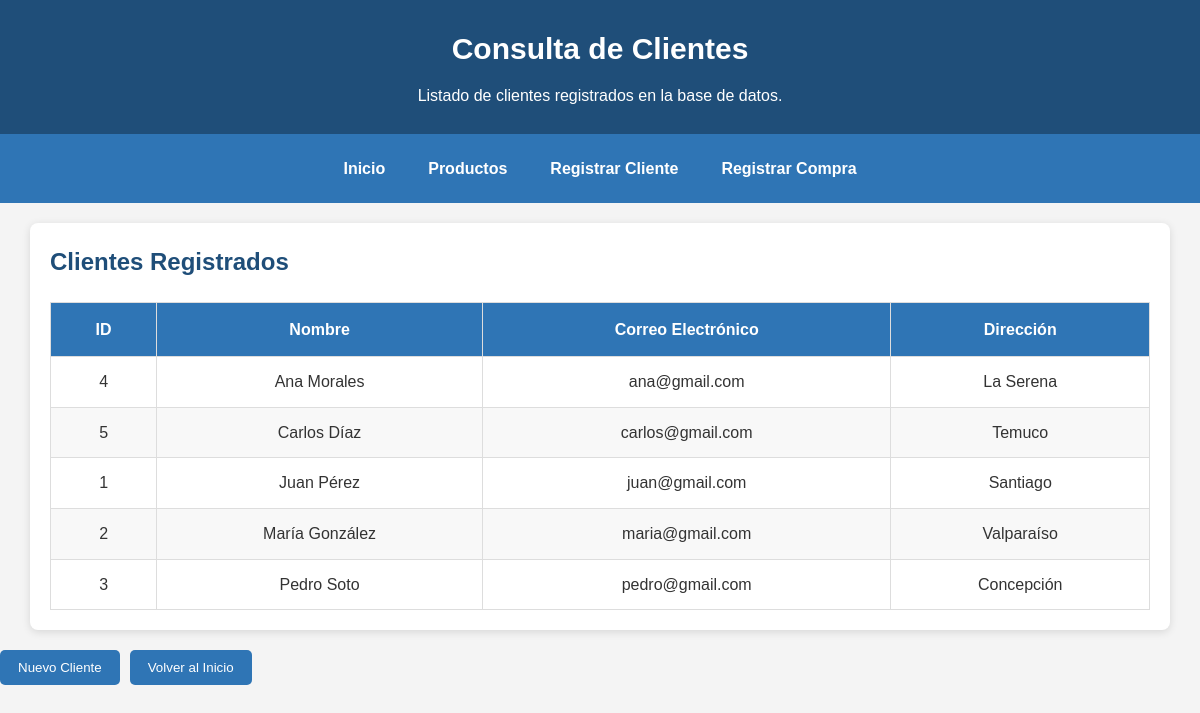
/consultarClientes.php, run on the app's committed database.
### tables this page shows
CREATE TABLE CLIENTE(
    id_cliente INT AUTO_INCREMENT PRIMARY KEY,
    nombre VARCHAR(100) NOT NULL,
    email VARCHAR(120) NOT NULL,
    direccion VARCHAR(200) NOT NULL
);

### consultarClientes.php (the view, shortened to what this page needs)
<?php
require_once(__DIR__ . "/includes/configSesion.php");
$sql = "SELECT id_cliente, nombre, email, direccion
        FROM CLIENTE
        ORDER BY nombre";
$resultado = $conexion->query($sql);
?>
<!DOCTYPE html>
<html lang="es">
<head>
    <link rel="stylesheet" href="styles.css">
</head>
<body>
<header>
    <h1>Consulta de Clientes</h1>
    <p>Listado de clientes registrados en la base de datos.</p>
</header>
<nav class="menuPrincipal">
    <a href="index.php">Inicio</a>
    <a href="registrarProducto.php">Productos</a>
    <a href="registrarCliente.php">Registrar Cliente</a>
    <a href="registrarCompra.php">Registrar Compra</a>
</nav>
<section>
    <h2>Clientes Registrados</h2>
    <?php if($resultado && $resultado->num_rows > 0){ ?>
    <table class="tablaCarrito">
        <thead>
            <tr>
                <th>ID</th>
                <th>Nombre</th>
                <th>Correo Electrónico</th>
                <th>Dirección</th>
            </tr>
        </thead>
        <tbody>
        <?php while($cliente = $resultado->fetch_assoc()){ ?>
            <tr>
                <td><?= $cliente["id_cliente"] ?></td>
                <td><?= htmlspecialchars($cliente["nombre"]) ?></td>
                <td><?= htmlspecialchars($cliente["email"]) ?></td>
                <td><?= htmlspecialchars($cliente["direccion"]) ?></td>
            </tr>
        <?php } ?>
        </tbody>
    </table>
    <?php }else{ ?>
        <p>No existen clientes registrados.</p>
    <?php } ?>
</section>
<div class="botonesFormulario">
    <a href="registrarCliente.php">
        <button type="button">Nuevo Cliente</button>
    </a>
    <a href="index.php">
        <button type="button">Volver al Inicio</button>
    </a>
</div>
</body>
</html>

### styles.css (style rules this page uses)
* { margin:0; padding:0; box-sizing:border-box; font-family:Arial,Helvetica,sans-serif; }
body { background:#f4f4f4; color:#333; line-height:1.6; }
header { background:#1f4e79; color:#fff; text-align:center; padding:25px; }
header h1 { margin-bottom:10px; font-size:30px; }
header p { font-size:16px; }
.menuPrincipal { display:flex; justify-content:center; align-items:center; gap:15px; flex-wrap:wrap; background:#2f75b5; padding:12px; }
.menuPrincipal a { color:#fff; text-decoration:none; font-weight:bold; padding:10px 14px; border-radius:5px; transition:.3s; }
section { width:95%; max-width:1200px; margin:20px auto; background:#fff; padding:20px; border-radius:8px; box-shadow:0 2px 8px rgba(0,0,0,.12); }
section h2 { margin-bottom:15px; color:#1f4e79; }
button { background:#2f75b5; color:#fff; border:none; padding:10px 18px; border-radius:5px; cursor:pointer; transition:.3s; }
.botonesFormulario { display:flex; gap:10px; flex-wrap:wrap; margin-top:15px; }
.tablaCarrito { width:100%; border-collapse:collapse; margin-top:20px; background:#fff; }
.tablaCarrito thead { background:#2f75b5; color:#fff; }
.tablaCarrito th { padding:14px; border:1px solid #ddd; text-align:center; }
.tablaCarrito td { padding:12px; border:1px solid #ddd; text-align:center; vertical-align:middle; }
.tablaCarrito tbody tr:nth-child(even) { background:#f8f8f8; }
table { width:100%; }

### data on the page
cliente: id_cliente "4", nombre "Ana Morales", email "ana@gmail.com", direccion "La Serena"
cliente: id_cliente "5", nombre "Carlos Díaz", email "carlos@gmail.com", direccion "Temuco"
cliente: id_cliente "1", nombre "Juan Pérez", email "juan@gmail.com", direccion "Santiago"
cliente: id_cliente "2", nombre "María González", email "maria@gmail.com", direccion "Valparaíso"
cliente: id_cliente "3", nombre "Pedro Soto", email "pedro@gmail.com", direccion "Concepción"
